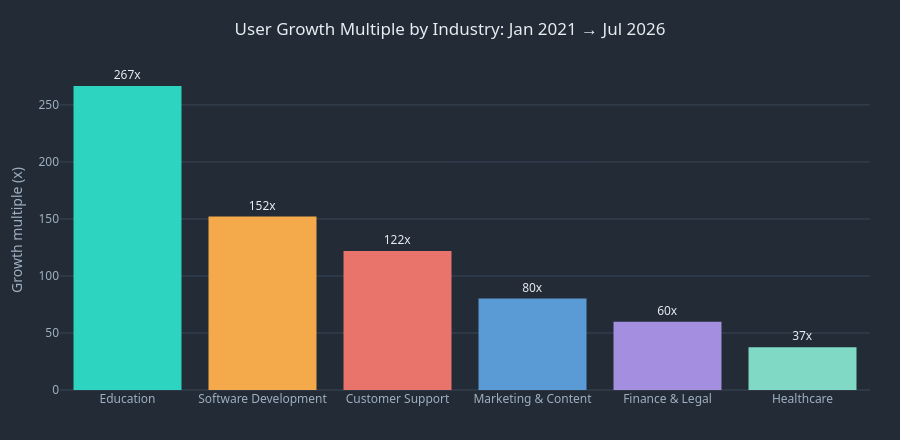

Source (notebook cell):
### Code cell
fig = go.Figure()
fig.add_trace(go.Bar(
    x=growth.index, y=growth['growth_multiple'],
    marker_color=PALETTE[:len(growth)], text=[f'{v:,.0f}x' for v in growth['growth_multiple']],
    textposition='outside', name='Growth multiple'
))
fig.update_layout(
    title='User Growth Multiple by Industry: Jan 2021 → Jul 2026',
    yaxis_title='Growth multiple (x)', height=440, showlegend=False
)
fig.show()

### Figure 1 — Plotly figure (JSON) as saved in the notebook; plotly's stock layout.template omitted (floating-point values rounded to 4 significant figures)
{"data": [{"marker": {"color": ["#2dd4bf", "#f4a94a", "#e8746b", "#5b9bd5", "#a48ee0", "#7fd9c4"]}, "name": "Growth multiple", "text": ["267x", "152x", "122x", "80x", "60x", "37x"], "textposition": "outside", "type": "bar", "x": ["Education", "Software Development", "Customer Support", "Marketing & Content", "Finance & Legal", "Healthcare"], "y": [266.6, 152.1, 122.0, 80.22, 59.8, 37.4]}], "layout": {"height": 440, "showlegend": false, "title": {"text": "User Growth Multiple by Industry: Jan 2021 → Jul 2026"}, "yaxis": {"title": {"text": "Growth multiple (x)"}}}}
